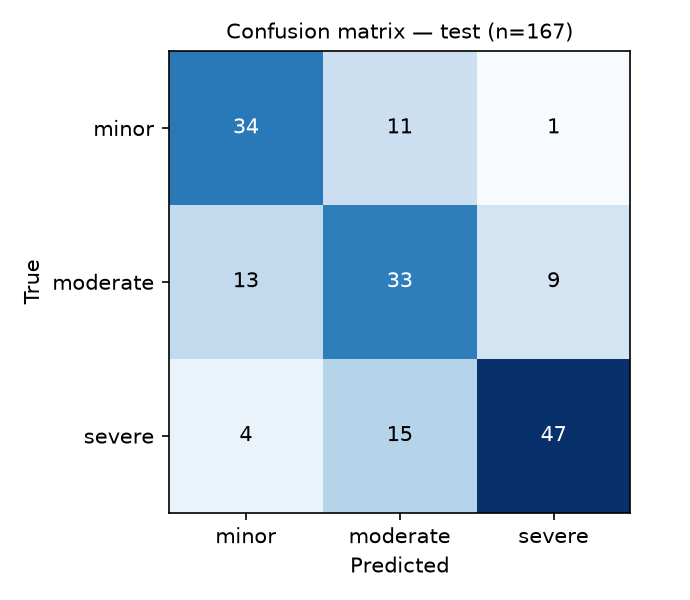
#> input picture ml/reports/confusion_matrix_test.png, 690 x 600 px
$ python -i baseline_features.py   (imports and definitions only)
#> lines starting #> are read from the running program, lines starting #| are printed output that depends on the picture
"""Простые «ручные» признаки для бейзлайна: гистограммы каналов HSV и статистика
градиентов по сетке 4x4. Нужны только для сравнения с признаками нейросети."""
import csv

import numpy as np
from PIL import Image

from avtointellekt.ml.scripts.common import CACHE_DIR, MANIFEST, SOURCE_DIR


def features(path):
#> called with path = '../reports/confusion_matrix_test.png'
    with Image.open(path) as im:
#> im is the input picture: PIL image 690x600 RGBA; mean R, G, B, A 197.9, 214.8, 230.2, 255
        im = im.convert("RGB").resize((128, 128), Image.BILINEAR)
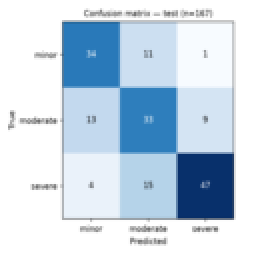
#> im: PIL image 128x128 RGB (shown 2 times larger); mean R, G, B 197.9, 214.8, 230.2
        hsv = np.asarray(im.convert("HSV"), dtype=np.float32)
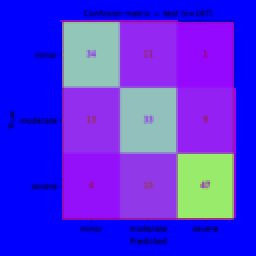
#> hsv: shape (128, 128, 3) float32 (shown 2 times larger); mean R, G, B 77.9, 46.3, 230.2
        gray = np.asarray(im.convert("L"), dtype=np.float32)
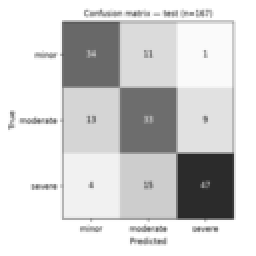
#> gray: shape (128, 128) float32 (shown 2 times larger); min 42, max 255, mean 211.5
    f = []
    for ch in range(3):
        hist, _ = np.histogram(hsv[..., ch], bins=16, range=(0, 255))
        f.extend(hist / hist.sum())
#> this loop made 3 passes
#> hist on pass 1: [7746, 0, 0, 0, 0, 0, 0, 1, 0, 8604, 33, 0, 0, 0, 0, 0]
#> after the loop, f = 48 values, max 0.643 at index 47, min 0 at index 1, mean 0.0625
    gy, gx = np.gradient(gray)
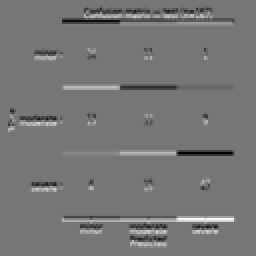
#> gy: shape (128, 128) float32 (shown 2 times larger); min -91, max 105.5, mean 0; drawn with min black and max white
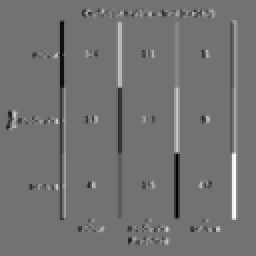
#> gx: shape (128, 128) float32 (shown 2 times larger); min -81, max 99, mean 0; drawn with min black and max white
    mag = np.hypot(gx, gy)
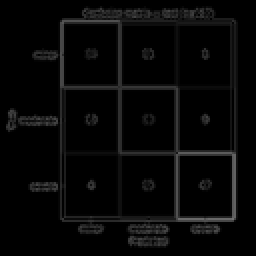
#> mag: shape (128, 128) float32 (shown 2 times larger); min 0, max 114.9, mean 7.3
    for i in range(4):
        for j in range(4):
            cell = mag[i * 32:(i + 1) * 32, j * 32:(j + 1) * 32]
            f.extend([cell.mean(), cell.std()])
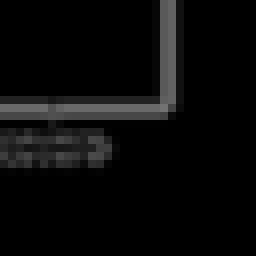
#> cell: shape (32, 32) float32 (shown 8 times larger); min 0, max 114.9, mean 10
#> after the loop, f = 80 values, max 24.96 at index 79, min 0 at index 1, mean 4.63
    f.extend([gray.mean(), gray.std(), mag.mean(), mag.std()])
    return np.array(f, dtype=np.float32)


def main():
    with open(MANIFEST, encoding="utf-8") as fh:
        rows = list(csv.DictReader(fh))
    arr = np.stack([features(SOURCE_DIR / r["relpath"]) for r in rows])
    np.save(CACHE_DIR / "handcrafted.npy", arr)
    print("handcrafted features:", arr.shape)


# [2 lines not run here, left out]

>>> result = features('../reports/confusion_matrix_test.png')
#> result = 84 values, max 211.5 at index 80, min 0 at index 1, mean 7.95
